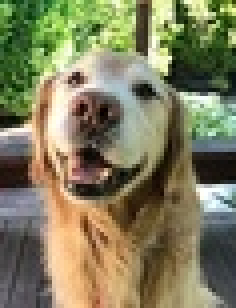
#> input picture Projeto3_1/Aula16/cachorro.jpg, 59 x 77 px, shrunk from 220 x 290 before the run (shown 4 times larger)
$ jupyter execute --allow-errors 16-pratica.ipynb
#> lines starting #> are read from the running program, lines starting #| are printed output that depends on the picture
# 16 - Pontos de Interesse e casamento de imagens

Neste roteiro iremos estudar o comportamento de algoritmos de detecção e descrição de pontos de interesse e como usá-los para fazer uma versão simplificada de um algoritmo de busca de imagens.

## AVISO

Existe uma grande quantidade de tutoriais online com códigos de exemplo para este problema, mas **seu uso não é recomendado**. Além de muitos conterem material claramente desatualizado, muitos tutoriais encorajam um simples copiar-colar de código sem levar em conta as *ideias que o motivaram*. Nesta atividade recomendamos usar, como material complementar, a [documentação do OpenCV em Python](https://docs.opencv.org/3.4.3/d6/d00/tutorial_py_root.html) sobre [Feature Detection and Description](https://docs.opencv.org/3.4.3/db/d27/tutorial_py_table_of_contents_feature2d.html).

## Banco de imagens para a aula

Neste primeiro roteiro iremos trabalhar com um conjunto de imagens que não é focado exclusivamente em recuperação de informação, mas sim em detecção de objetos. Iremos usar a versão de 2005 do [Pascal VOC Challenge](http://host.robots.ox.ac.uk/pascal/VOC/databases.html#VOC2005_1), que você já deve ter baixado. Se não baixou ainda, o download não é pequeno (465Mb) então deixe baixando e prossiga com o roteiro.

## Pesquisa

1. Detectores de pontos de interesse são classificados, basicamente, em três tipos. Quais são eles e quais características locais das imagens são exploradas?

Os detectores de pontos de interesse são classificados em edge, corner e blob detectors. Eles procuram na imagem, respectivamente, uma borda, uma esquina e uma área diferente (em brilho, cor, algo do tipo).

2. O OpenCV possui diversos algoritmos para detecção e descrição de pontos de interesse. Faça uma lista deles abaixo (deixando bem claro qual método faz detecção, extração ou ambos). Coloque o nome do método, a classe que o implementa e seu tipo (para os detectores somente).

- Harris Corner Detection: Detecção de esquinas e bordas. dst = cv.cornerHarris(imagem_cinza,2,3,0.04)

- Shi-Tomasi Corner Detector & Good Features to Track: Detecção de esquinas. corners = cv.goodFeaturesToTrack(gray,25,0.01,10)

- Introduction to SIFT (Scale-Invariant Feature Transform): Detecção de esquinas quando a imagem tem uma escala diferente. sift = cv.xfeatures2d.SIFT_create(); kp = sift.detect(gray,None); img = cv.drawKeypoints(gray,kp,img)

- Introduction to SURF (Speeded-Up Robust Features): Versão mais rápida do SIFT. surf = cv.xfeatures2d.SURF_create(400); kp, des = surf.detectAndCompute(img,None)

- FAST Algorithm for Corner Detection: Detecção de esquinas para aplicações que precisam de desempenho real time.

- BRIEF (Binary Robust Independent Elementary Features): SIFT feito consumindo menos memória, coincidência mais rápida e maior precisão. star = cv.xfeatures2d.StarDetector_create() =; brief = cv.xfeatures2d.BriefDescriptorExtractor_create(); kp = star.detect(img,None); kp, des = brief.compute(img, kp)

- ORB (Oriented FAST and Rotated BRIEF): Alternativa para SIFT e SURF de graça. orb = cv.ORB_create(); kp = orb.detect(img,None); kp, des = orb.compute(img, kp)

3. Escolha um dos métodos acima e descreva sua ideia básica no campo abaixo. Você deve indicar em qual artigo ele foi proposto, quais suas características marcantes em relação aos outros métodos e uma aplicação em que este descritor obteve resultados relavantes.

## Implementação

Vamos agora implementar o método de similaridade de imagens descrito na aula expositiva, resumido abaixo. Você receberá como entrada uma imagem de busca $Q$ e um banco de imagens $\{F^i\}_{i=0}^N$ contendo $N$ imagens.

1. Detecte os pontos de interesse e extraia os descritores $\{q_j\}$ de $Q$
2. Para cada imagem $F^i$:
    - Detecte os pontos de interesse e extraia os descritores $\{F_k\}$ de $F^i$
    - Para cada descritor $q_j$, verifique se existe um descritor $F_k$ que casa com ele
    - Calcule a proporção de descritores de $Q$ que casaram com descritores de $F^i$ e use este valor como a similaridade entre as duas imagens.

3. Retorne as 5 imagens com maior similaridade;

### Exercício

Antes de continuar, leia com atenção o algoritmo acima e pense: como você organizaria seu código para implementá-lo? Quais funções auxiliares criaria e quais argumentos cada uma receberia? Supondo que todas essas funções auxiliares já foram implementadas, como seria o código principal de seu programa?

#> (a cell that did not finish here is left out)

#> (a cell that did not finish here is left out)

### Extração e descrição de pontos de interesse

A detecção e descrição de pontos de interesse é um processo que será repetido várias vezes nesta e na próxima atividade. Na parte de pesquisa você identificou alguns métodos de extração e descrição de pontos de interesse. Selecione um de cada tipo (ou um que faça ambos) e crie uma função que recebe uma imagem e retorna os descritores dela. Mesmo que a função seja muito pequena (duas ou três linhas), é uma boa fazê-lo para deixar o programa principal mais legível e parecido com o algoritmo descrito em linguagem natural.

OBS: os exercícios foram testados usando o descritor *ORB*. Você pode usar outro nos seus testes, mas pode ter que adaptar parte do código.

[cell 3]
import numpy as np
import cv2
from matplotlib import pyplot as plt

def detect_points_of_interest(image):
#> called with image = 'cachorro.jpg'
    img = cv2.imread(image,0)
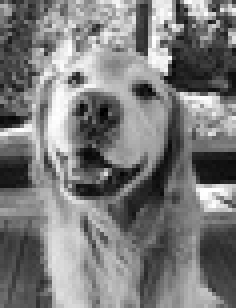
#> img: shape (77, 59) (shown 4 times larger); min 0, max 255, mean 123.2
    # Initiate STAR detector
    orb = cv2.ORB_create()
    # find the keypoints with ORB
    kp = orb.detect(img,None)
#> kp = ()
    # compute the descriptors with ORB
    kp, des = orb.compute(img, kp)
    # draw only keypoints location,not size and orientation
    imgout = cv2.drawKeypoints(img,
                               kp,
                               None,
                               color=(0,255,0),
                               flags=0
                              )
    plt.imshow(imgout)
    plt.show()
    return des

Teste sua função usando a imagem *cachorro.jpg*. Você pode visualilzar os pontos de interesse usando a função [`cv2.drawKeypoints()`](https://docs.opencv.org/3.4.3/d4/d5d/group__features2d__draw.html#gab958f8900dd10f14316521c149a60433).

[cell 4]
# código de teste aqui.
des = detect_points_of_interest("cachorro.jpg")
print(des)
#| None
print(type(des))
#| <class 'NoneType'>
#> (the rest of this cell did not finish here and is left out)

### Casamento de pontos de interesse

O OpenCV possui duas técnicas de casamento de pontos de interesse implementadas: `cv2.BFMatcher` e `cv2.FlannBasedMatcher`. Para exercitar a compreensão do algoritmo de casamento vamos implementar nossa própria versão do `BFMatcher`.

----------

Sim, no projeto vocês podem usar as implementações do OpenCV. Na próxima aula iremos usar o `FlannBasedMatcher` e usar um novo critério para casamento de pontos.

----------

#### Exercício:

Implemente uma função `reciprocal_math(desc1, desc2)` que faz o casamento dos descritores passados como argumento. Um par de descritores $(d^1_i, d^2_j)$ *casa* se $dist(d^1_i, d^2_j) < dist(d^1_k, d^2_j), k\neq i$ **E** $dist(d^1_i, d^2_j) < dist(d^1_i, d^2_k), k\neq j$. Como função de distância tem duas opções:

1. Se os dados computados pelo seu descritor forem um vetor de float você pode usar a norma $\ell_2$ da diferença dos vetores

$$
dist(d^1_i, d^2_j) = ||d^1_i - d^2_j||_2
$$

2. Se os dados computados forem um vetor de bits você deve usar como distância o número de bits diferentes entre as duas strings. Isto pode ser feito, em Python, em três passos:
    1. Vetores de bits são representados por vetores de inteiros de 8 bits. Para cada um dos inteiros:
    2. Converta-o para uma string contendo sua representação em binário usando a função `format`.
    3. Conte o número de caracteres diferentes nas strings

Para que nossa função `reciprocal_match` seja integrada ao OpenCV precisamos retornar uma lista de objetos do tipo `cv2.DMatch`. Para criar um objeto deste tipo basta chamar o construtor com três parâmetros:

1. índice $i$ do descritor da imagem de pesquisa
2. índice $j$ do descritor da imagem do banco
3. distância calculada como a fórmula acima

[cell 5]
# implementar função reciprocal_match aqui
def dist_float(desc1, desc2):
    matches = []
    k = 0
    for i in range(len(desc1)):
        k =+ 1
        for j in range(len(desc2)):
            disti1j2 = ((desc1[i]**2) + (desc2[j]**2)) ** 0.5
            distk1j2 = ((desc1[k]**2) + (desc2[j]**2)) ** 0.5
            disti1k2 = ((desc1[i]**2) + (desc2[k]**2)) ** 0.5
            if (disti1j2 < distk1j2 and disti1j2 < disti1k2):
                matches.append(cv2.DMatch(i,j,disti1j2))
    return matches

def dist_vector(desc1, desc2):
    matches = []
    dist = 0
    for i in range(len(desc1)):
        for j in range(len(desc2)):
            string1 = "{}".format(desc1[i])
            string2 = "{}".format(desc2[j])
            if (len(string1) > len(string2)):
                size = len(string1)
            else:
                size = len(string2)
            for k in range(size):
                if (string1[k] != string2[k]):
                    dist += 1
            matches.append(cv2.DMatch(i,j,dist))
            dist = 0
    return matches

def reciprocal_match(desc1, desc2):
    if (desc1.dtype == np.uint8 and desc2.dtype == np.uint8):
        matches = dist_vector(desc1, desc2)
    else:
        matches = dist_float(desc1, desc2)
    return matches

Vamos analisar os resultados dessa função de casamento usando as imagens *cachorro2.png* e *cidade.jpeg*. Extraia os descritores de ambas e faça um casamento com os descritores extraídos no exercício anterior. Para mostrar os resultados você pode usar a função [`cv2.DrawMatches()`](https://docs.opencv.org/3.4.3/d4/d5d/group__features2d__draw.html#ga7421b3941617d7267e3f2311582f49e1). Mostre também a distância média dos casamentos encontrados. Para comparar, mostre a distância média dos 100 casamentos com menor distância para cada imagem.

[cell 6]
# cachorro2.png
desc1 = detect_points_of_interest("cachorro2.jpg")
#> call 2 of detect_points_of_interest, with image = 'cachorro2.jpg'
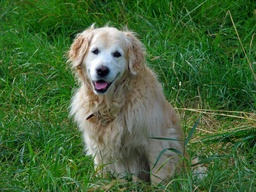
#> input picture Projeto3_1/Aula16/cachorro2.jpg, 256 x 192 px, shrunk from 958 x 719 before the run
#> in detect_points_of_interest (call 2), `img = cv2.imread(image,0)`:
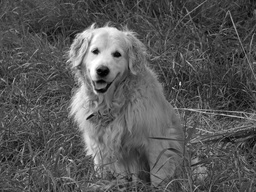
#> img: shape (192, 256); min 0, max 255, mean 87.1
#> in detect_points_of_interest (call 2), `kp = orb.detect(img,None)`: kp = 386 keypoints; strongest (x, y, size): (94, 52, 37.2), (96, 50, 31), (93, 51, 31), (96, 49, 37.2)
#> in detect_points_of_interest (call 2), `imgout = cv2.drawKeypoints(img, kp, None, color=(0,255,0), flags=0 )`:
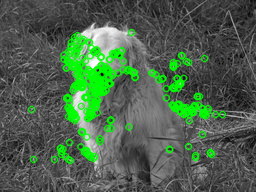
#> imgout: shape (192, 256, 3); mean of channels 0, 1, 2 76.8, 99.6, 76.8; drawn as B, G, R
desc2 = detect_points_of_interest("cidade.jpeg")
#> call 3 of detect_points_of_interest, with image = 'cidade.jpeg'
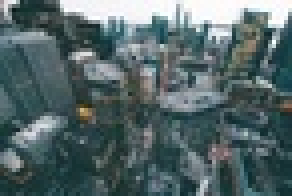
#> input picture Projeto3_1/Aula16/cidade.jpeg, 73 x 49 px, shrunk from 275 x 183 before the run (shown 4 times larger)
#> in detect_points_of_interest (call 3), `img = cv2.imread(image,0)`:
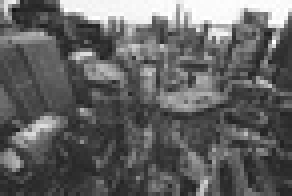
#> img: shape (49, 73) (shown 4 times larger); min 20, max 255, mean 98.4
#> in detect_points_of_interest (call 3), `kp = orb.detect(img,None)`: kp = ()
